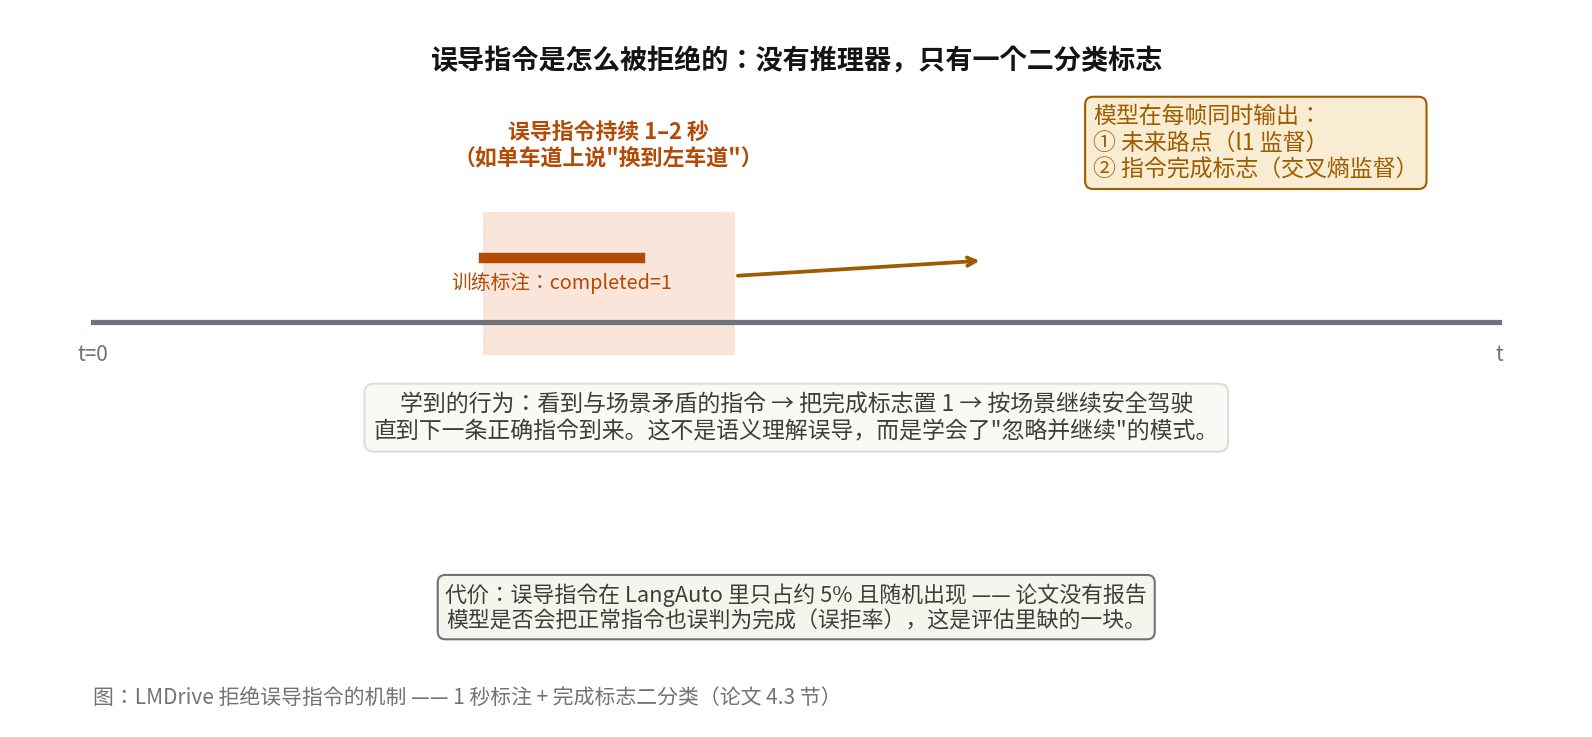

Recreate this plot in Python.
# -*- coding: utf-8 -*-
"""LMDrive 拒绝误导指令的机制：指令完成标志 + 1 秒标注技巧。
只讲一件事：模型如何学会对不合理指令说"不" —— 不是靠推理，
而是靠把误导指令发生后约 1 秒的数据标成 completed，让模型
学会"指令完成后继续安全驾驶"这个模式。
数字来自论文 4.3 节与附录 D。
"""
import matplotlib
matplotlib.use("Agg")
from matplotlib import font_manager
_font = [f for f in font_manager.fontManager.ttflist if f.name == "Noto Sans CJK JP"]
assert _font, "no CJK font"
import matplotlib.pyplot as plt
plt.rcParams["font.sans-serif"] = ["Noto Sans CJK JP"]
plt.rcParams["axes.unicode_minus"] = False
import numpy as np

IN = "#1a6fa3"; OUT = "#9e5c00"; OP = "#0b7a5c"; WIRE = "#6e737b"; LOSS = "#b34a06"

fig, ax = plt.subplots(figsize=(10.5, 4.8))
ax.set_xlim(0, 10); ax.set_ylim(0, 4.6); ax.axis("off")
ax.text(5, 4.25, "误导指令是怎么被拒绝的：没有推理器，只有一个二分类标志",
        ha="center", fontsize=13, weight="bold", color="#141413")

# 时间线
t = np.linspace(0.5, 9.5, 400)
ax.plot([0.5, 9.5], [2.6, 2.6], color=WIRE, lw=2.5)
for x, lab in [(0.5, "t=0"), (9.5, "t")]:
    ax.text(x, 2.35, lab, ha="center", fontsize=10, color=WIRE)

# 误导指令区间
ax.axvspan(3.0, 4.6, ymin=0.52, ymax=0.72, color="#f9e3d6", alpha=0.9)
ax.text(3.8, 3.62, "误导指令持续 1–2 秒\n（如单车道上说\"换到左车道\"）",
        ha="center", fontsize=10.5, color=LOSS, weight="bold")

# 标注：误导指令后约 1 秒标 completed
ax.plot([3.0, 4.0], [3.02, 3.02], color=LOSS, lw=5)
ax.text(3.5, 2.82, "训练标注：completed=1", ha="center", fontsize=9.5, color=LOSS)

# 模型输出：路点 + 完成标志
ax.text(6.9, 3.55, "模型在每帧同时输出：\n① 未来路点（l1 监督）\n② 指令完成标志（交叉熵监督）",
        ha="left", fontsize=11, color=OUT,
        bbox=dict(boxstyle="round,pad=0.35", facecolor="#f8ecd2", edgecolor=OUT))
ax.annotate("", xy=(6.2, 3.0), xytext=(4.6, 2.9),
            arrowprops=dict(arrowstyle="->", color=OUT, lw=1.8))

ax.text(5, 1.85,
        "学到的行为：看到与场景矛盾的指令 → 把完成标志置 1 → 按场景继续安全驾驶\n"
        "直到下一条正确指令到来。这不是语义理解误导，而是学会了\"忽略并继续\"的模式。",
        ha="center", fontsize=11, color="#3d3d3a",
        bbox=dict(boxstyle="round,pad=0.4", facecolor="#faf9f5", edgecolor="#deddd8"))

ax.text(5, 0.62,
        "代价：误导指令在 LangAuto 里只占约 5% 且随机出现 —— 论文没有报告\n"
        "模型是否会把正常指令也误判为完成（误拒率），这是评估里缺的一块。",
        ha="center", fontsize=10.5, color="#3d3d3a",
        bbox=dict(boxstyle="round,pad=0.35", facecolor="#f5f4ed", edgecolor=WIRE))

ax.text(0.5, 0.12, "图：LMDrive 拒绝误导指令的机制 —— 1 秒标注 + 完成标志二分类（论文 4.3 节）",
        fontsize=10, color="#73726c")
plt.tight_layout(pad=0.3)
plt.savefig("/home/hatch/workspace/your_files/paper-xray-100/papers/074-Agent-lmdrive/fig-instruction-flag.png",
            dpi=150, bbox_inches="tight")
print("saved fig-instruction-flag.png")
